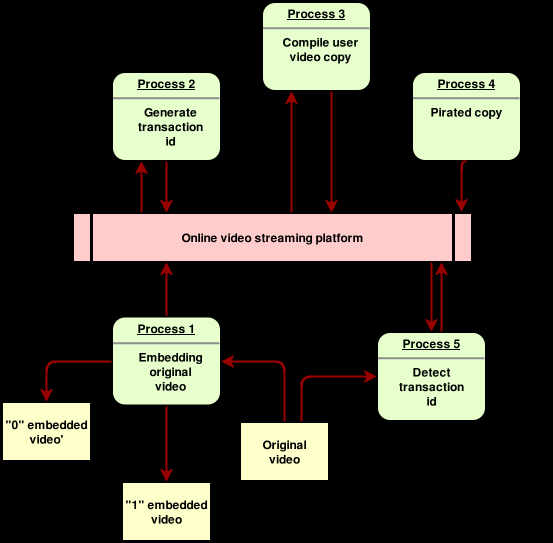
#> input picture Data/index.png, 1106 x 1086 px, given in place of earth.mp4, which was not available (shown at 1/2 size)
$ python embed_vid.py
#> lines starting #> are read from the running program, lines starting #| are printed output that depends on the picture; long printed decimals are rounded; pictures that were not available may be replaced by others from this repository, and a replacement may not be noted

# coding: utf-8

# In[4]:


import numpy as np
import cv2
import random

path = 'earth.mp4'
v_max = 10
mu_min = 4
S = 0.1
count=1


cap = cv2.VideoCapture(path)

length = int(cap.get(cv2.CAP_PROP_FRAME_COUNT))
print( length )

ret, frame = cap.read()
#> frame is the input picture: shape (1086, 1106, 3); mean B, G, R 50.1, 59.5, 60.4
cap.release()

# Define the codec and create VideoWriter object
fourcc = cv2.VideoWriter_fourcc(*'XVID')
out_embedded1 = cv2.VideoWriter('output_earth_embed_1.mp4',fourcc, 25.0, (int(frame.shape[1]),int(frame.shape[0])))
out_embedded0 = cv2.VideoWriter('output_earth_embed_0.mp4',fourcc, 25.0, (int(frame.shape[1]),int(frame.shape[0])))

'''
transaction_id = random.randint(0,255)
print ("transaction id int: ", str(transaction_id))
transaction_id_str = '{0:08b}'.format(transaction_id)
print ("transaction id bits: ",transaction_id_str)
'''

cap = cv2.VideoCapture(path)

ret, prev_frame = cap.read()
img_lum = cv2.cvtColor(prev_frame , cv2.COLOR_BGR2YCR_CB)
#> img_lum: shape (1086, 1106, 3); mean of channels 0, 1, 2 58.7, 129.1, 123.3
channels=cv2.split(img_lum)
prev_y = channels[0]
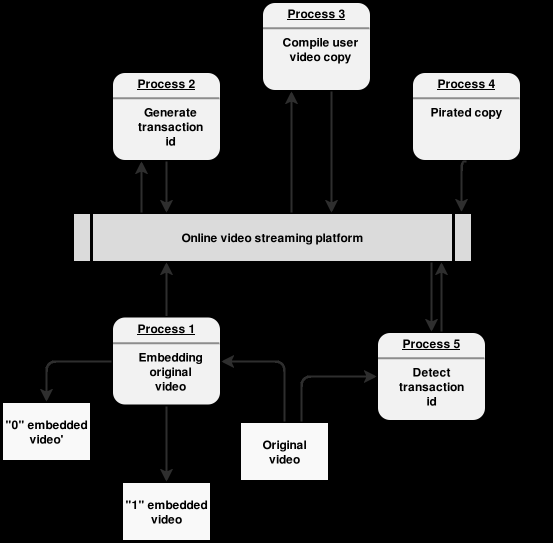
#> prev_y: shape (1086, 1106) (shown at 1/2 size); min 0, max 249, mean 58.7
out_embedded1.write(prev_frame)   #to ensure first frame is not lost
out_embedded0.write(prev_frame)   #to ensure first frame is not lost

v=np.zeros((prev_frame.shape[0],prev_frame.shape[1]))

list_y = list()
list_0 = list()
list_1 = list()

while(True):
	ret, frame = cap.read()
	try:
		img_lum = cv2.cvtColor(frame , cv2.COLOR_BGR2YCR_CB)
	except:
		print ('Count= ',str(count),'\n','End of Video')
		break
#	print(img_lum)
	channels=cv2.split(img_lum)
	y = channels[0]
	cb = channels[1]
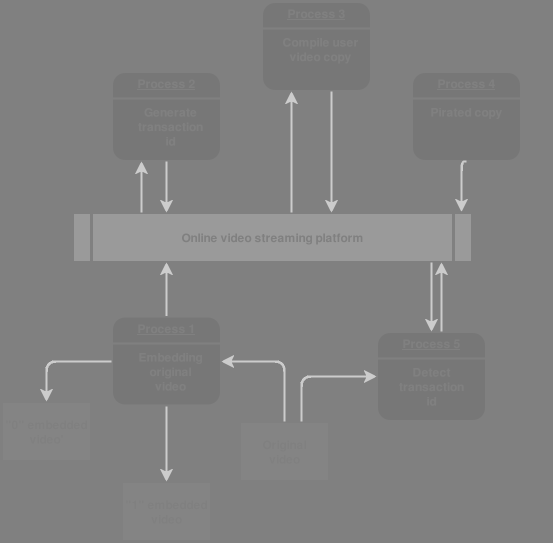
#> cb: shape (1086, 1106) (shown at 1/2 size); min 119, max 255, mean 129.1
	cr = channels[2]
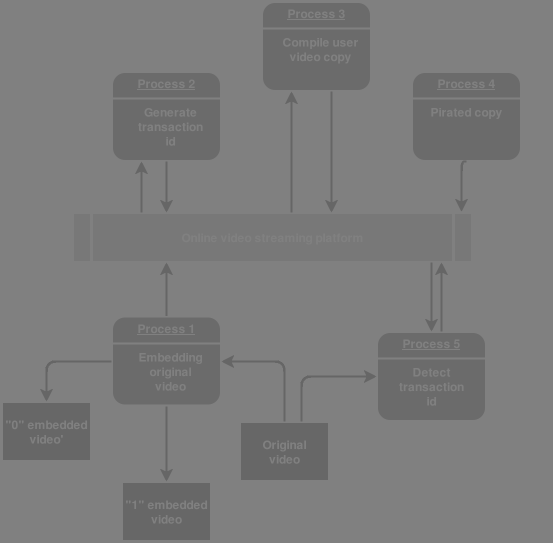
#> cr: shape (1086, 1106) (shown at 1/2 size); min 85, max 128, mean 123.3
	hpf_mask = np.array([[-1,-1,-1],[-1,8,-1],[-1,-1,-1]])
	img_hpf = cv2.filter2D(y, -1, hpf_mask)
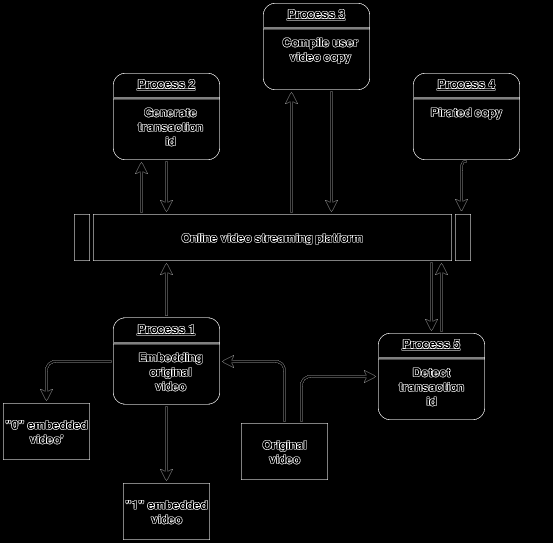
#> img_hpf: shape (1086, 1106) (shown at 1/2 size); min 0, max 255, mean 6.4
	lambda_img =np.uint8( S* abs(img_hpf))

	mu_frame=y-prev_y
#> mu_frame: shape (1086, 1106); every value is 0
	mu_img=abs(mu_frame)+mu_min
#> mu_img: shape (1086, 1106); every value is 4
	mini1=np.uint8(np.minimum(lambda_img,mu_img))
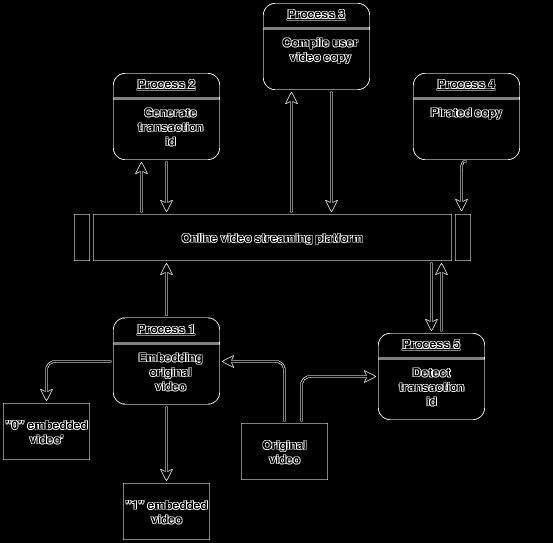
#> mini1: shape (1086, 1106) (shown at 1/2 size); min 0, max 4, mean 0.121; drawn with min black and max white

	prev_y=y

	avg=np.sum(y)/(y.shape[0]*y.shape[1])
#> avg = 58.68
	list_y.append(avg)

#	print('Horaha hai mai')

	for i in range(0,mini1.shape[0]):
		for j in range(0,mini1.shape[1]):
			if(mini1[i,j]<v_max):
				v[i,j]=mini1[i,j]
			else:
				v[i,j]=v_max


	#img_res = cv2.cvtColor(img_lum, cv2.COLOR_YCR_CB2BGR)
#	print(v)
	embedded_1=np.uint8(y+np.uint8(v))
	embedded_0=np.uint8(y-np.uint8(v))

	needed_multi_channel_img_1 = np.uint8(np.zeros((embedded_1.shape[0], embedded_1.shape[1], 3)))

	"""Add the channels to the needed image one by one"""
	needed_multi_channel_img_1 [:,:,0] = embedded_1
#> needed_multi_channel_img_1: shape (1086, 1106, 3); mean of channels 0, 1, 2 58.8, 0, 0
	needed_multi_channel_img_1 [:,:,1] = cb
#> needed_multi_channel_img_1: shape (1086, 1106, 3); mean of channels 0, 1, 2 58.8, 129.1, 0
	needed_multi_channel_img_1 [:,:,2] = cr
#> needed_multi_channel_img_1: shape (1086, 1106, 3); mean of channels 0, 1, 2 58.8, 129.1, 123.3
#	print(needed_multi_channel_img)
	converted_img_1=cv2.cvtColor(needed_multi_channel_img_1 , cv2.COLOR_YCR_CB2BGR)


	needed_multi_channel_img_0 = np.uint8(np.zeros((embedded_0.shape[0], embedded_0.shape[1], 3)))

	"""Add the channels to the needed image one by one"""
	needed_multi_channel_img_0 [:,:,0] = embedded_0
#> needed_multi_channel_img_0: shape (1086, 1106, 3); mean of channels 0, 1, 2 58.6, 0, 0
	needed_multi_channel_img_0 [:,:,1] = cb
#> needed_multi_channel_img_0: shape (1086, 1106, 3); mean of channels 0, 1, 2 58.6, 129.1, 0
	needed_multi_channel_img_0 [:,:,2] = cr
#> needed_multi_channel_img_0: shape (1086, 1106, 3); mean of channels 0, 1, 2 58.6, 129.1, 123.3
#	print(needed_multi_channel_img)
	converted_img_0=cv2.cvtColor(needed_multi_channel_img_0 , cv2.COLOR_YCR_CB2BGR)

	out_embedded1.write(converted_img_1)
	out_embedded0.write(converted_img_0)
# [11 lines of commented-out code are left out]
	avg_1=np.sum(embedded_1)/(y.shape[0]*y.shape[1])
#> avg_1 = 58.8
	list_1.append(avg_1)
	avg_0=np.sum(embedded_0)/(y.shape[0]*y.shape[1])
#> avg_0 = 58.56
	list_0.append(avg_0)
	print (str(avg) ,'\t',str(avg_0) ,'\t',str(avg_1) ,'\t',str(count))
#| 58.683 	 58.561 	 58.804 	 1
	count = count + 1

# [10 lines of commented-out code are left out]
	if cv2.waitKey(1) & 0xFF == ord('q'):
#> (key q is pressed here)
		break
# When everything done, release the capture
cap.release()

out_embedded0.release()
out_embedded1.release()

cv2.destroyAllWindows()
print ('List of y\n',str(list_y))
#| List of y
#|  [58.683]
print ('List of 1\n',str(list_1))
#| List of 1
#|  [58.804]
print ('List of 0\n',str(list_0))
#| List of 0
#|  [58.561]
